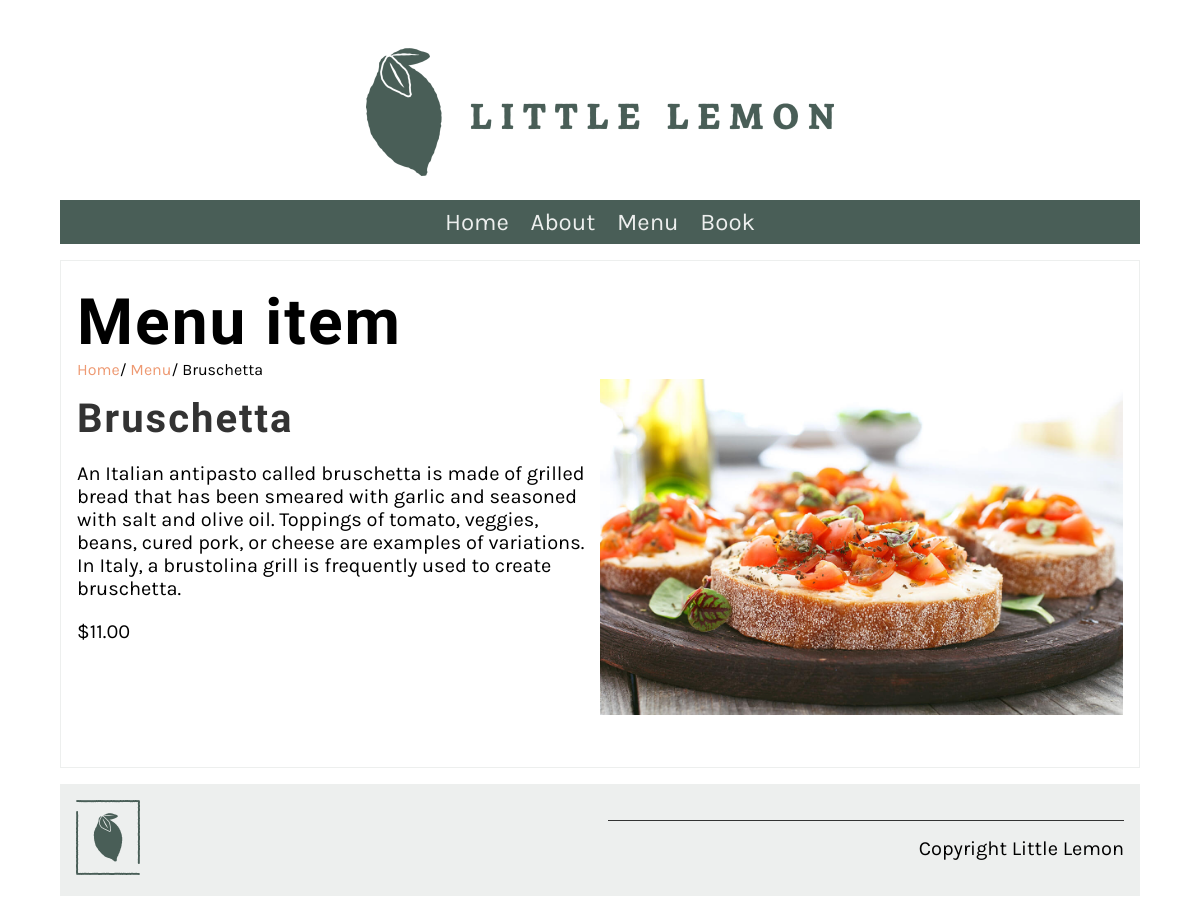
The app's page /menu_item/5/ with its own data.
### restaurant/models.py (models this page shows, shortened)
class Menu(models.Model):
    name = models.CharField(max_length=200)
    price = models.IntegerField()
    description = models.TextField(max_length=1000, default="")

### restaurant/views.py (the view)
# urls.py: path('menu_item/<int:pk>/', views.display_menu_item, name="menu_item"),
def display_menu_item(request, pk=None):
    if pk:
        menu_item = Menu.objects.get(pk=pk)
    else:
        menu_item = ""
    return render(request, 'menu_item.html', {"menu_item": menu_item})

### templates/menu_item.html
{% extends 'base.html' %}
{% load static %}
{% block content %}
<section>
    <article>
        <h1>Menu item</h1>
        <span>
            <a href="{% url 'home' %}">Home</a>/
            <a href="{% url 'menu' %}">Menu</a>/
            {{ menu_item.name }}
        </span>
        <div class="row">
            <div class="column">
                <h2>
                    {{ menu_item.name }}
                </h2>
                <p>
                    {{ menu_item.description }}
                </p>
                <p>
                    ${{ menu_item.price }}.00
                </p>
            </div>
            <div class="column">
            <img src="{% static 'img/menu_items/'|add:menu_item.name|add:'.jpg' %}" alt="{{ menu_item.name }}" />                </div>
        </div>
    </article>
</section>
{% endblock %}

### restaurant/static/css/style.css (style rules this page uses)
body { font-family: 'Karla', sans-serif; margin-top: 3rem; margin-bottom: 3rem; margin-left: 5%; margin-right: 5%; }
h1, h2, h3, h4, h5, h6 { font-family: 'Markazi Text', serif; letter-spacing: 2px;; }
h1 { font-size: 4rem; margin-top: 1.5rem; margin-bottom: 0; }
h2 { font-size: 2.5rem; color: #333333; margin:1rem 0; }
p, ul { font-size: 1.25rem;; }
a { color: #EE9972; text-decoration: none; }
section { display: flex; gap: 2rem 1rem; margin-top: 1rem; margin-bottom: 1rem; flex-direction: row; }
article { flex:1; }
article img { max-width: 100%; }
main article { border: 1px solid #EDEFEE; padding-left: 1rem; padding-right: 1rem; }
.row { display: flex; flex-direction: row; width: 100%; padding-bottom: 1rem; }
.column { flex-basis: 50%; margin-bottom: 1rem; padding-bottom: 1rem; }

### records on screen
Menu: name "Bruschetta", description "An Italian antipasto called bruschetta is made of grilled bread that has been smeared with garlic and seasoned with salt and olive oil. Toppings of tomato, veggies, beans, cured pork, or cheese are examples of variations. In Italy, a brustolina grill is frequently used to create bruschetta.", price "11", name (picture)
